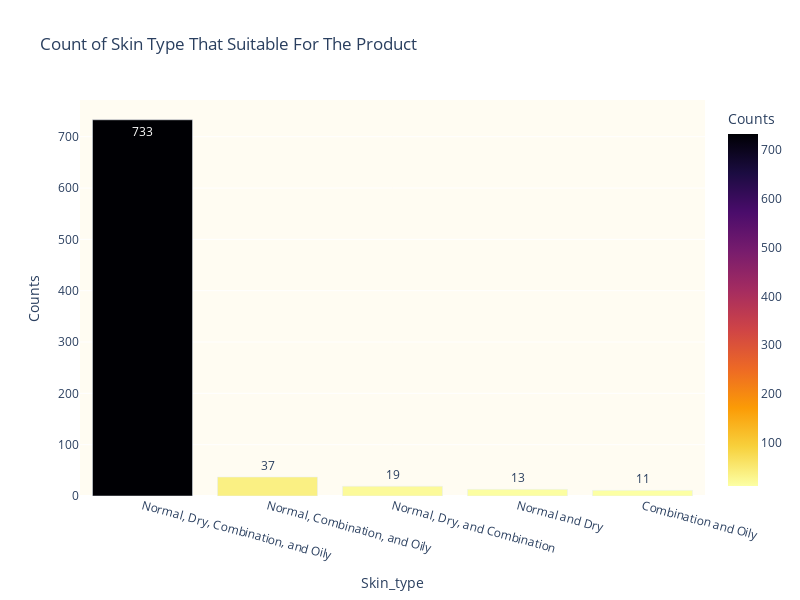

Here is the notebook cell this chart was saved with:
### Code cell
# Skin Type
top_5 = counts_df.head(5)
sns.set(style='white')
fig = px.bar(data_frame=top_5, x='Skin_type', y='Counts',
       color='Counts', color_continuous_scale='Inferno_r',
       width=800, height=600,
       text_auto=True, title=f'Count of Skin Type That Suitable For The Product')
fig.update_layout(plot_bgcolor='#FFFCF2', xaxis_tickangle = 15)
fig.show()

### Figure 1 — Plotly figure (JSON) as saved in the notebook; plotly's stock layout.template omitted (floating-point values rounded to 4 significant figures)
{"data": [{"alignmentgroup": "True", "hovertemplate": "Skin_type=%{x}<br>Counts=%{marker.color}<extra></extra>", "legendgroup": "", "marker": {"color": [733, 37, 19, 13, 11], "coloraxis": "coloraxis", "pattern": {"shape": ""}}, "name": "", "offsetgroup": "", "orientation": "v", "showlegend": false, "textposition": "auto", "texttemplate": "%{y}", "type": "bar", "x": ["Normal, Dry, Combination, and Oily", "Normal, Combination, and Oily ", "Normal, Dry, and Combination ", "Normal and Dry ", "Combination and Oily "], "xaxis": "x", "y": [733, 37, 19, 13, 11], "yaxis": "y"}], "layout": {"barmode": "relative", "coloraxis": {"colorbar": {"title": {"text": "Counts"}}, "colorscale": [[0, "#fcffa4"], [0.1111, "#f7d13d"], [0.2222, "#fb9b06"], [0.3333, "#ed6925"], [0.4444, "#cf4446"], [0.5556, "#a52c60"], [0.6667, "#781c6d"], [0.7778, "#4a0c6b"], [0.8889, "#1b0c41"], [1, "#000004"]]}, "height": 600, "legend": {"tracegroupgap": 0}, "plot_bgcolor": "#FFFCF2", "title": {"text": "Count of Skin Type That Suitable For The Product"}, "width": 800, "xaxis": {"anchor": "y", "domain": [0, 1], "tickangle": 15, "title": {"text": "Skin_type"}}, "yaxis": {"anchor": "x", "domain": [0, 1], "title": {"text": "Counts"}}}}
